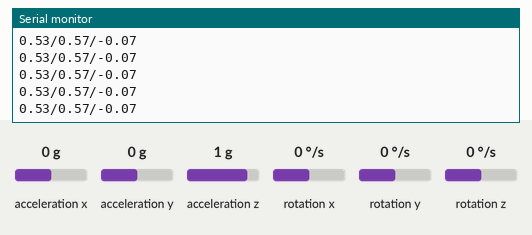
Bench run of a sketch on a simulated Arduino Uno, built with avr-gcc and run on an emulated ATmega328P. Parts: the last lines printed to the serial monitor. Wiring (inferred from the names in the program): MPU-6050 motion sensor at I2C address 0x68. The inputs (shaded band) are chosen by the test bench; at power-on: acceleration x 0 g, acceleration y 0 g, acceleration z 1 g, rotation x 0 °/s, rotation y 0 °/s, rotation z 0 °/s.

Above: at 1.2 s.
1.3 s: acceleration x set to 0.8 g
At 2.0 s:
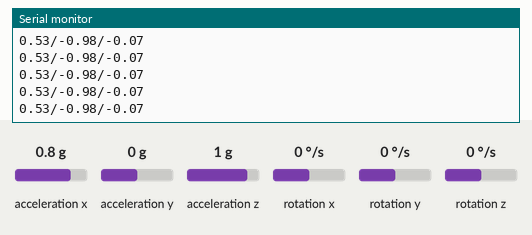
4.3 s: acceleration y set to -1.4 g
At 4.8 s:
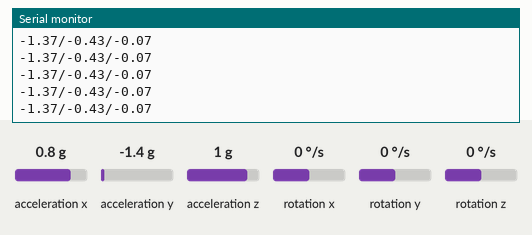
5.8 s: acceleration z set to -1.4 g
At 6.3 s:
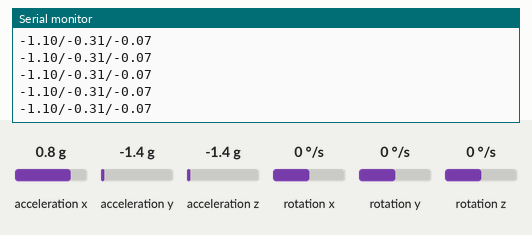
7.3 s: rotation x set to -192 °/s
At 8.2 s:
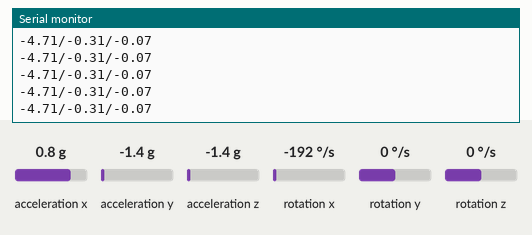
8.8 s: rotation y set to -192 °/s
At 9.9 s:
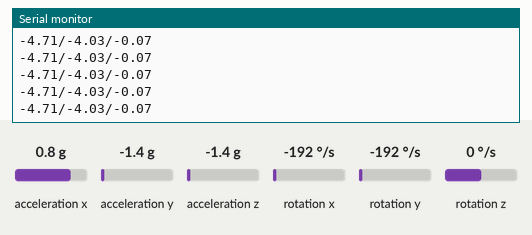
Timing chart, 0 to 11.8 s (numbered marks = the images above; inputs shaded):
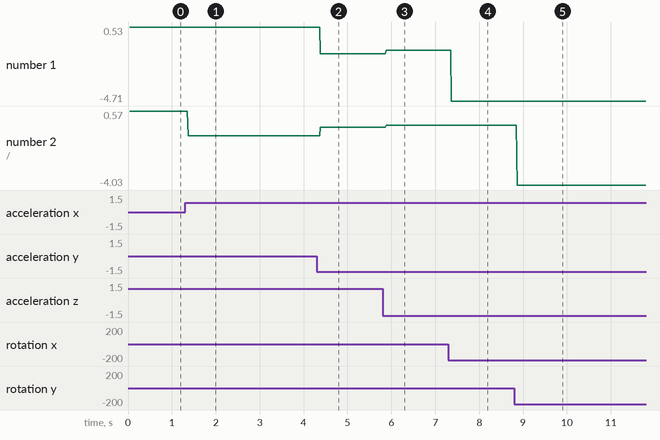

The sketch:

IMU_test.ino
```cpp
#include <Wire.h>
const int MPU = 0x68;
float AccX, AccY, AccZ;
float GyroX, GyroY, GyroZ,ogz=0,ogx=0,ogy=0;
float accAngleX, accAngleY, gyroAngleX, gyroAngleY, gyroAngleZ;
float roll, pitch, yaw;
float AccErrorX, AccErrorY, GyroErrorX, GyroErrorY, GyroErrorZ;
float elapsedTime, currentTime, previousTime;
int c = 0;
void setup() {
  Serial.begin(9600);
  Wire.begin();                      // Initialize comunication
  Wire.beginTransmission(MPU);       // Start communication with MPU6050 // MPU=0x68
  Wire.write(0x6B);                  // Talk to the register 6B
  Wire.write(0x00);                  // Make reset - place a 0 into the 6B register
  Wire.endTransmission(true);

  // Configure Accelerometer Sensitivity - Full Scale Range (default +/- 2g)
  //Wire.beginTransmission(MPU);
  //Wire.write(0x1C);                  //Talk to the ACCEL_CONFIG register (1C hex)
  //Wire.write(0x10);                  //Set the register bits as 00010000 (+/- 8g full scale range)
  //Wire.endTransmission(true);
  // Configure Gyro Sensitivity - Full Scale Range (default +/- 250deg/s)
  Wire.beginTransmission(MPU);
  Wire.write(0x1B);                   // Talk to the GYRO_CONFIG register (1B hex)
  Wire.write(0x18);                   // Set the register bits as 00010000 (1000deg/s full scale)
  Wire.endTransmission(true);
  delay(20);


  delay(20);

}
void loop() {
  // === Read acceleromter data === //
  Wire.beginTransmission(MPU);
  Wire.write(0x3B); // Start with register 0x3B (ACCEL_XOUT_H)
  Wire.endTransmission(false);
  Wire.requestFrom(MPU, 6, true);
  AccX = (Wire.read() << 8 | Wire.read()) / 16384.0; // X-axis value
  AccY = (Wire.read() << 8 | Wire.read()) / 16384.0; // Y-axis value
  AccZ = (Wire.read() << 8 | Wire.read()) / 16384.0; // Z-axis value
  accAngleX = (atan(AccY / sqrt(pow(AccX, 2) + pow(AccZ, 2))) * 180 / PI) - 0.58; // AccErrorX ~(0.58) See the calculate_IMU_error()custom function for more details
  accAngleY = (atan(-1 * AccX / sqrt(pow(AccY, 2) + pow(AccZ, 2))) * 180 / PI) + 1.58; // AccErrorY ~(-1.58)

  accAngleX+=10;
  accAngleY+=12.6;

  // === Read gyroscope data === //
  previousTime = currentTime;        // Previous time is stored before the actual time read
  currentTime = millis();            // Current time actual time read
  elapsedTime = (currentTime - previousTime) / 1000; // Divide by 1000 to get seconds
  Wire.beginTransmission(MPU);
  Wire.write(0x43); // Gyro data first register address 0x43
  Wire.endTransmission(false);
  Wire.requestFrom(MPU, 6, true); // Read 4 registers total, each axis value is stored in 2 registers
  GyroX = (Wire.read() << 8 | Wire.read()) / 16.4; // For a 250deg/s range we have to divide first the raw value by 131.0, according to the datasheet
  GyroY = (Wire.read() << 8 | Wire.read()) / 16.4;
  GyroZ = (Wire.read() << 8 | Wire.read()) / 16.4;
  GyroX+=4;
  GyroY-=1.95;
  GyroZ-=1.8;
  if(abs(GyroX-ogx)>1.5){
  gyroAngleX = gyroAngleX + GyroX * elapsedTime; // deg/s * s = deg
  ogx=GyroX;
  }

  if(abs(GyroY-ogy)>3){
  gyroAngleY = gyroAngleY + GyroY * elapsedTime;
  ogy=GyroY;
  }

  if(abs(GyroZ-ogz)>1.5){
  yaw =  yaw + GyroZ * elapsedTime;
  ogz=GyroZ;
  }
  //Serial.println(accAngleY);

  roll = 0.96 * gyroAngleX + 0.04 * accAngleX;
  pitch = 0.96 * gyroAngleY + 0.04 * accAngleY;

  // Print the values on the serial monitor
  Serial.print(roll);
  Serial.print("/");
  Serial.print(pitch);
  Serial.print("/");
  Serial.println(yaw);
}
```

Measured:
- after the input at 1.3 s, the serial monitor: prints a new line after 0.07 s (image 1)
- after the input at 4.3 s, the serial monitor: prints a new line after 0.08 s (image 2)
- after the input at 5.8 s, the serial monitor: prints a new line after 0.09 s (image 3)
- after the input at 7.3 s, the serial monitor: prints a new line after 0.07 s (image 4)
- after the input at 8.8 s, the serial monitor: prints a new line after 0.07 s (image 5)
- plotted number 1: 0.53 → -1.37 after the input at 4.3 s, -1.37 → -1.1 after the input at 5.8 s, -1.1 → -4.71 after the input at 7.3 s
- plotted number 2: 0.57 → -0.98 after the input at 1.3 s, -0.98 → -0.43 after the input at 4.3 s, -0.43 → -0.31 after the input at 5.8 s, -0.31 → -4.03 after the input at 8.8 s
